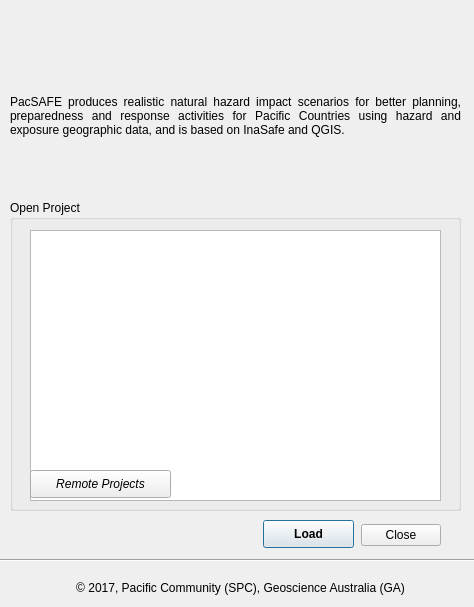
<?xml version="1.0" encoding="UTF-8"?>
<ui version="4.0">
 <class>PacSafeDialogBase</class>
 <widget class="QDialog" name="PacSafeDialogBase">
  <property name="geometry">
   <rect>
    <x>0</x>
    <y>0</y>
    <width>474</width>
    <height>607</height>
   </rect>
  </property>
  <property name="windowTitle">
   <string>PacSafe</string>
  </property>
  <widget class="QDialogButtonBox" name="button_box">
   <property name="geometry">
    <rect>
     <x>110</x>
     <y>510</y>
     <width>331</width>
     <height>51</height>
    </rect>
   </property>
   <property name="orientation">
    <enum>Qt::Horizontal</enum>
   </property>
   <property name="standardButtons">
    <set>QDialogButtonBox::Close</set>
   </property>
  </widget>
  <widget class="QGroupBox" name="groupBox">
   <property name="geometry">
    <rect>
     <x>10</x>
     <y>200</y>
     <width>451</width>
     <height>311</height>
    </rect>
   </property>
   <property name="title">
    <string>Open Project</string>
   </property>
   <widget class="QListWidget" name="listWidget">
    <property name="geometry">
     <rect>
      <x>20</x>
      <y>30</y>
      <width>411</width>
      <height>271</height>
     </rect>
    </property>
   </widget>
  </widget>
  <widget class="Line" name="line">
   <property name="geometry">
    <rect>
     <x>-30</x>
     <y>550</y>
     <width>541</width>
     <height>20</height>
    </rect>
   </property>
   <property name="orientation">
    <enum>Qt::Horizontal</enum>
   </property>
  </widget>
  <widget class="QLabel" name="label_2">
   <property name="geometry">
    <rect>
     <x>20</x>
     <y>580</y>
     <width>441</width>
     <height>16</height>
    </rect>
   </property>
   <property name="text">
    <string>© 2017, Pacific Community (SPC), Geoscience Australia (GA)</string>
   </property>
   <property name="alignment">
    <set>Qt::AlignCenter</set>
   </property>
  </widget>
  <widget class="QLabel" name="label_3">
   <property name="geometry">
    <rect>
     <x>10</x>
     <y>80</y>
     <width>451</width>
     <height>71</height>
    </rect>
   </property>
   <property name="text">
    <string>PacSAFE produces realistic natural hazard impact scenarios for better planning, preparedness and response activities for Pacific Countries using hazard and exposure geographic data, and is based on InaSafe and QGIS.</string>
   </property>
   <property name="textFormat">
    <enum>Qt::PlainText</enum>
   </property>
   <property name="alignment">
    <set>Qt::AlignJustify|Qt::AlignVCenter</set>
   </property>
   <property name="wordWrap">
    <bool>true</bool>
   </property>
  </widget>
  <widget class="QPushButton" name="btn">
   <property name="geometry">
    <rect>
     <x>263</x>
     <y>520</y>
     <width>91</width>
     <height>28</height>
    </rect>
   </property>
   <property name="font">
    <font>
     <weight>75</weight>
     <bold>true</bold>
    </font>
   </property>
   <property name="text">
    <string>Load</string>
   </property>
   <property name="icon">
    <iconset resource="resources.qrc">
     <normaloff>:/plugins/PacSafe/icon.png</normaloff>:/plugins/PacSafe/icon.png</iconset>
   </property>
   <property name="default">
    <bool>true</bool>
   </property>
  </widget>
  <widget class="QLabel" name="label">
   <property name="geometry">
    <rect>
     <x>80</x>
     <y>10</y>
     <width>321</width>
     <height>71</height>
    </rect>
   </property>
   <property name="text">
    <string/>
   </property>
   <property name="pixmap">
    <pixmap>logo.png</pixmap>
   </property>
   <property name="scaledContents">
    <bool>true</bool>
   </property>
  </widget>
  <widget class="QPushButton" name="btnRemote">
   <property name="geometry">
    <rect>
     <x>30</x>
     <y>470</y>
     <width>141</width>
     <height>28</height>
    </rect>
   </property>
   <property name="font">
    <font>
     <italic>true</italic>
    </font>
   </property>
   <property name="text">
    <string>Remote Projects</string>
   </property>
   <property name="icon">
    <iconset resource="resources.qrc">
     <normaloff>:/plugins/PacSafe/remote.png</normaloff>:/plugins/PacSafe/remote.png</iconset>
   </property>
  </widget>
</widget>
<!--
 <resources>
  <include location="resources.qrc"/>
  </resources>
-->
 <connections>
  <connection>
   <sender>button_box</sender>
   <signal>accepted()</signal>
   <receiver>PacSafeDialogBase</receiver>
   <slot>accept()</slot>
   <hints>
    <hint type="sourcelabel">
     <x>20</x>
     <y>20</y>
    </hint>
    <hint type="destinationlabel">
     <x>20</x>
     <y>20</y>
    </hint>
   </hints>
  </connection>
  <connection>
   <sender>button_box</sender>
   <signal>rejected()</signal>
   <receiver>PacSafeDialogBase</receiver>
   <slot>reject()</slot>
   <hints>
    <hint type="sourcelabel">
     <x>20</x>
     <y>20</y>
    </hint>
    <hint type="destinationlabel">
     <x>20</x>
     <y>20</y>
    </hint>
   </hints>
  </connection>
 </connections>
</ui>
